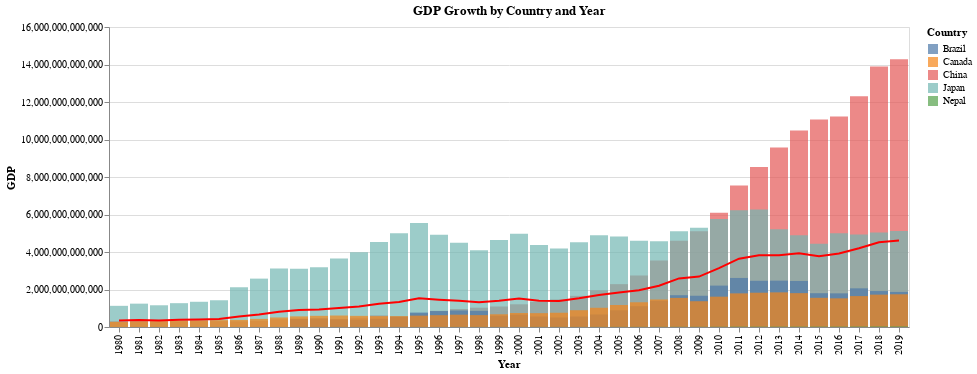

The notebook cell this image was saved under:
### Markdown cell above
- The code creates a bar chart to visualize GDP data for 5 countries over time. The chart uses different colors for each country and includes an interactive feature for enhanced exploration. Additionally, a red line is overlaid on the bar chart to represent the average GDP growth across all countries, highlighting overall trends. This combined visualization provides a clear comparison of GDP growth by country and year, as well as a general trend line for mean GDP growth.

### Code cell
df = gdp_df.reset_index()
bar = alt.Chart(df).transform_fold(
    ['China','Japan','Brazil','Canada','Nepal',],# rearrange the datas to beautify the chart
    as_=['Country', 'GDP']
).mark_bar(
    opacity=0.7,
    binSpacing=0
).encode(
    x=alt.X('date:O', title='Year'),  # Ordinal for discrete years
    y=alt.Y('GDP:Q', title='GDP').stack(None),
    color=alt.Color('Country:N', title='Country')
).interactive()

# calculate the average GDP of all the countrys the indicate the thrend
mean_df = df.set_index('date').mean(axis=1).reset_index()
mean_df.columns = ['date', 'Mean GDP growth']

mean_line = alt.Chart(mean_df).mark_line(color='red').encode(
    x=alt.X('date:O'),
    y=alt.Y('Mean GDP growth:Q')
)
(bar + mean_line).properties(
    title='GDP Growth by Country and Year'
)

### Figure 1 — Vega-Lite specification as saved in the notebook (floating-point values rounded to 4 significant figures)
{"config": {"view": {"continuousWidth": 300, "continuousHeight": 300}}, "layer": [{"data": {"name": "data-cda55d46d54b168d851e8b2ba6b84985"}, "mark": {"type": "bar", "binSpacing": 0, "opacity": 0.7}, "encoding": {"color": {"field": "Country", "title": "Country", "type": "nominal"}, "x": {"field": "date", "title": "Year", "type": "ordinal"}, "y": {"field": "GDP", "stack": null, "title": "GDP", "type": "quantitative"}}, "name": "view_1", "transform": [{"fold": ["China", "Japan", "Brazil", "Canada", "Nepal"], "as": ["Country", "GDP"]}]}, {"data": {"name": "data-89b26b50855dfa0f1beb0e2d9a17563a"}, "mark": {"type": "line", "color": "red"}, "encoding": {"x": {"field": "date", "type": "ordinal"}, "y": {"field": "Mean GDP growth", "type": "quantitative"}}}], "params": [{"name": "param_1", "select": {"type": "interval", "encodings": ["x", "y"]}, "bind": "scales", "views": ["view_1"]}], "title": "GDP Growth by Country and Year", "$schema": "https://vega.github.io/schema/vega-lite/v5.17.0.json", "datasets": {"data-cda55d46d54b168d851e8b2ba6b84985": [{"date": 1980, "Brazil": 0.0, "Canada": 274800000000.0, "China": 306200000000.0, "Japan": 1129000000000.0, "Nepal": 1946000000.0}, {"date": 1981, "Brazil": 0.0, "Canada": 307200000000.0, "China": 289600000000.0, "Japan": 1245000000000.0, "Nepal": 2276000000.0}, {"date": 1982, "Brazil": 0.0, "Canada": 314600000000.0, "China": 283900000000.0, "Japan": 1159000000000.0, "Nepal": 2395000000.0}, {"date": 1983, "Brazil": 0.0, "Canada": 341900000000.0, "China": 304700000000.0, "Japan": 1271000000000.0, "Nepal": 2447000000.0}, {"date": 1984, "Brazil": 0.0, "Canada": 356700000000.0, "China": 313700000000.0, "Japan": 1346000000000.0, "Nepal": 2581000000.0}, {"date": 1985, "Brazil": 0.0, "Canada": 366200000000.0, "China": 309800000000.0, "Japan": 1427000000000.0, "Nepal": 2620000000.0}, {"date": 1986, "Brazil": 0.0, "Canada": 379000000000.0, "China": 300500000000.0, "Japan": 2120000000000.0, "Nepal": 2851000000.0}, {"date": 1987, "Brazil": 0.0, "Canada": 433100000000.0, "China": 327100000000.0, "Japan": 2581000000000.0, "Nepal": 2957000000.0}, {"date": 1988, "Brazil": 0.0, "Canada": 509400000000.0, "China": 407800000000.0, "Japan": 3126000000000.0, "Nepal": 3487000000.0}, {"date": 1989, "Brazil": 425600000000.0, "Canada": 567200000000.0, "China": 456300000000.0, "Japan": 3109000000000.0, "Nepal": 3525000000.0}, {"date": 1990, "Brazil": 462000000000.0, "Canada": 596100000000.0, "China": 394600000000.0, "Japan": 3186000000000.0, "Nepal": 3628000000.0}, {"date": 1991, "Brazil": 407300000000.0, "Canada": 612500000000.0, "China": 413400000000.0, "Japan": 3648000000000.0, "Nepal": 3921000000.0}, {"date": 1992, "Brazil": 390600000000.0, "Canada": 594400000000.0, "China": 493100000000.0, "Japan": 3981000000000.0, "Nepal": 3401000000.0}, {"date": 1993, "Brazil": 438300000000.0, "Canada": 579100000000.0, "China": 619100000000.0, "Japan": 4537000000000.0, "Nepal": 3660000000.0}, {"date": 1994, "Brazil": 546200000000.0, "Canada": 579900000000.0, "China": 564300000000.0, "Japan": 4999000000000.0, "Nepal": 4067000000.0}, {"date": 1995, "Brazil": 769300000000.0, "Canada": 606000000000.0, "China": 734500000000.0, "Japan": 5546000000000.0, "Nepal": 4401000000.0}, {"date": 1996, "Brazil": 850400000000.0, "Canada": 630600000000.0, "China": 863700000000.0, "Japan": 4923000000000.0, "Nepal": 4522000000.0}, {"date": 1997, "Brazil": 883200000000.0, "Canada": 655000000000.0, "China": 961600000000.0, "Japan": 4492000000000.0, "Nepal": 4919000000.0}, {"date": 1998, "Brazil": 863700000000.0, "Canada": 634000000000.0, "China": 1029000000000.0, "Japan": 4098000000000.0, "Nepal": 4856000000.0}, {"date": 1999, "Brazil": 599600000000.0, "Canada": 678400000000.0, "China": 1094000000000.0, "Japan": 4636000000000.0, "Nepal": 5034000000.0}, {"date": 2000, "Brazil": 655400000000.0, "Canada": 744800000000.0, "China": 1211000000000.0, "Japan": 4968000000000.0, "Nepal": 5494000000.0}, {"date": 2001, "Brazil": 560000000000.0, "Canada": 739000000000.0, "China": 1339000000000.0, "Japan": 4375000000000.0, "Nepal": 6007000000.0}, {"date": 2002, "Brazil": 509800000000.0, "Canada": 760600000000.0, "China": 1471000000000.0, "Japan": 4183000000000.0, "Nepal": 6051000000.0}, {"date": 2003, "Brazil": 558200000000.0, "Canada": 895500000000.0, "China": 1660000000000.0, "Japan": 4520000000000.0, "Nepal": 6330000000.0}, {"date": 2004, "Brazil": 669300000000.0, "Canada": 1027000000000.0, "China": 1955000000000.0, "Japan": 4893000000000.0, "Nepal": 7274000000.0}, {"date": 2005, "Brazil": 891600000000.0, "Canada": 1173000000000.0, "China": 2286000000000.0, "Japan": 4831000000000.0, "Nepal": 8130000000.0}, {"date": 2006, "Brazil": 1108000000000.0, "Canada": 1319000000000.0, "China": 2752000000000.0, "Japan": 4602000000000.0, "Nepal": 9044000000.0}, {"date": 2007, "Brazil": 1397000000000.0, "Canada": 1469000000000.0, "China": 3550000000000.0, "Japan": 4580000000000.0, "Nepal": 10330000000.0}, {"date": 2008, "Brazil": 1696000000000.0, "Canada": 1553000000000.0, "China": 4594000000000.0, "Japan": 5107000000000.0, "Nepal": 12550000000.0}, {"date": 2009, "Brazil": 1667000000000.0, "Canada": 1375000000000.0, "China": 5102000000000.0, "Japan": 5289000000000.0, "Nepal": 12850000000.0}, {"date": 2010, "Brazil": 2209000000000.0, "Canada": 1617000000000.0, "China": 6087000000000.0, "Japan": 5759000000000.0, "Nepal": 16000000000.0}, {"date": 2011, "Brazil": 2616000000000.0, "Canada": 1793000000000.0, "China": 7552000000000.0, "Japan": 6233000000000.0, "Nepal": 21570000000.0}, {"date": 2012, "Brazil": 2465000000000.0, "Canada": 1828000000000.0, "China": 8532000000000.0, "Japan": 6272000000000.0, "Nepal": 21700000000.0}, {"date": 2013, "Brazil": 2473000000000.0, "Canada": 1847000000000.0, "China": 9570000000000.0, "Japan": 5212000000000.0, "Nepal": 22160000000.0}, {"date": 2014, "Brazil": 2456000000000.0, "Canada": 1806000000000.0, "China": 10480000000000.0, "Japan": 4897000000000.0, "Nepal": 22730000000.0}, {"date": 2015, "Brazil": 1802000000000.0, "Canada": 1557000000000.0, "China": 11060000000000.0, "Japan": 4445000000000.0, "Nepal": 24360000000.0}, {"date": 2016, "Brazil": 1796000000000.0, "Canada": 1528000000000.0, "China": 11230000000000.0, "Japan": 5004000000000.0, "Nepal": 24520000000.0}, {"date": 2017, "Brazil": 2064000000000.0, "Canada": 1649000000000.0, "China": 12310000000000.0, "Japan": 4931000000000.0, "Nepal": 28970000000.0}, {"date": 2018, "Brazil": 1917000000000.0, "Canada": 1725000000000.0, "China": 13890000000000.0, "Japan": 5041000000000.0, "Nepal": 33110000000.0}, {"date": 2019, "Brazil": 1873000000000.0, "Canada": 1744000000000.0, "China": 14280000000000.0, "Japan": 5118000000000.0, "Nepal": 34190000000.0}], "data-89b26b50855dfa0f1beb0e2d9a17563a": [{"date": 1980, "Mean GDP growth": 342500000000.0}, {"date": 1981, "Mean GDP growth": 368900000000.0}, {"date": 1982, "Mean GDP growth": 351900000000.0}, {"date": 1983, "Mean GDP growth": 384000000000.0}, {"date": 1984, "Mean GDP growth": 403800000000.0}, {"date": 1985, "Mean GDP growth": 421100000000.0}, {"date": 1986, "Mean GDP growth": 560500000000.0}, {"date": 1987, "Mean GDP growth": 668800000000.0}, {"date": 1988, "Mean GDP growth": 809300000000.0}, {"date": 1989, "Mean GDP growth": 912400000000.0}, {"date": 1990, "Mean GDP growth": 928400000000.0}, {"date": 1991, "Mean GDP growth": 1017000000000.0}, {"date": 1992, "Mean GDP growth": 1092000000000.0}, {"date": 1993, "Mean GDP growth": 1235000000000.0}, {"date": 1994, "Mean GDP growth": 1339000000000.0}, {"date": 1995, "Mean GDP growth": 1532000000000.0}, {"date": 1996, "Mean GDP growth": 1455000000000.0}, {"date": 1997, "Mean GDP growth": 1399000000000.0}, {"date": 1998, "Mean GDP growth": 1326000000000.0}, {"date": 1999, "Mean GDP growth": 1403000000000.0}, {"date": 2000, "Mean GDP growth": 1517000000000.0}, {"date": 2001, "Mean GDP growth": 1404000000000.0}, {"date": 2002, "Mean GDP growth": 1386000000000.0}, {"date": 2003, "Mean GDP growth": 1528000000000.0}, {"date": 2004, "Mean GDP growth": 1710000000000.0}, {"date": 2005, "Mean GDP growth": 1838000000000.0}, {"date": 2006, "Mean GDP growth": 1958000000000.0}, {"date": 2007, "Mean GDP growth": 2201000000000.0}, {"date": 2008, "Mean GDP growth": 2592000000000.0}, {"date": 2009, "Mean GDP growth": 2689000000000.0}, {"date": 2010, "Mean GDP growth": 3138000000000.0}, {"date": 2011, "Mean GDP growth": 3643000000000.0}, {"date": 2012, "Mean GDP growth": 3824000000000.0}, {"date": 2013, "Mean GDP growth": 3825000000000.0}, {"date": 2014, "Mean GDP growth": 3931000000000.0}, {"date": 2015, "Mean GDP growth": 3778000000000.0}, {"date": 2016, "Mean GDP growth": 3917000000000.0}, {"date": 2017, "Mean GDP growth": 4197000000000.0}, {"date": 2018, "Mean GDP growth": 4522000000000.0}, {"date": 2019, "Mean GDP growth": 4610000000000.0}]}}
